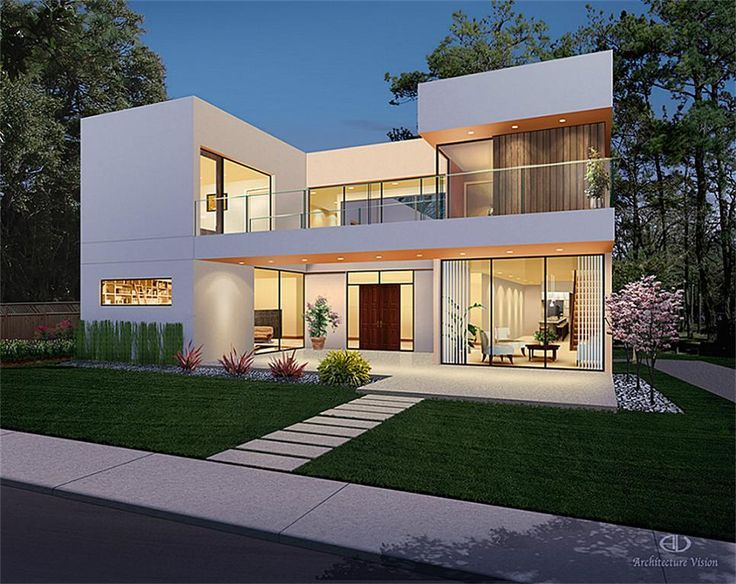
#> input picture image/image.jpg, 736 x 584 px, given in place of I22.BMP, which was not available
$ python classification.py
#> lines starting #> are read from the running program, lines starting #| are printed output that depends on the picture; pictures that were not available may be replaced by others from this repository, and a replacement may not be noted
import cv2
import numpy as np
from matplotlib import pyplot as plt
from mpl_toolkits.mplot3d import Axes3D

# 1. Функція для обчислення ентропії Шеннона для сегмента
def calculate_entropy(image_segment):
    pixel_values, counts = np.unique(image_segment, return_counts=True)
    probabilities = counts / counts.sum()
    entropy = -np.sum(probabilities * np.log2(probabilities))
    return entropy

# 2. Функція для обчислення середньоквадратичного відхилення для сегмента
def calculate_std_deviation(image_segment):
    return np.std(image_segment)

# 3. Функція для обчислення коефіцієнта кореляції для сегмента
def calculate_correlation(image_segment):
    mean = np.mean(image_segment)
    diff = image_segment - mean
    norm_diff = diff / np.std(image_segment)
    return np.mean(norm_diff[:-1] * norm_diff[1:])  # кореляція між сусідніми пікселями

# Функція для розбиття зображення на сегменти з урахуванням меж
def split_image(image, segment_size):
    h, w = image.shape
    segments = []
    for y in range(0, h, segment_size):
        for x in range(0, w, segment_size):
            segment = image[y:min(y + segment_size, h), x:min(x + segment_size, w)]
            segments.append(segment)
    return segments

# Функція для виділення сегментів, що перевищують поріг
def highlight_segments(image, segment_size, threshold, metric_map):
    h, w = image.shape[:2]
    highlighted_image = image.copy()

    for y in range(0, h, segment_size):
        for x in range(0, w, segment_size):
            segment_value = metric_map[y // segment_size, x // segment_size]

            # Якщо значення сегмента перевищує поріг, виділяємо його
            if segment_value > threshold:
                cv2.rectangle(highlighted_image, (x, y), (x + segment_size, y + segment_size), (0, 255, 0), 2)

    return highlighted_image

# Функція для побудови 3D гістограми
def plot_3d_histogram(data, title):
    fig = plt.figure(figsize=(10, 8))
    ax = fig.add_subplot(111, projection='3d')

    # Створюємо координатну сітку
    x_data, y_data = np.meshgrid(np.arange(data.shape[1]), np.arange(data.shape[0]))
    x_data = x_data.flatten()
    y_data = y_data.flatten()
    z_data = np.zeros_like(x_data)
    dx = dy = 0.5
    dz = data.flatten()

    ax.bar3d(x_data, y_data, z_data, dx, dy, dz, shade=True)

    ax.set_title(title)
    ax.set_xlabel('X')
    ax.set_ylabel('Y')
    ax.set_zlabel('Value')

    plt.show()

# Основна функція для обробки зображення і виконання трьох завдань
def classify_image_segments(image_path):
    # Завантаження зображення
#> called with image_path = 'image\\I22.BMP'
    image = cv2.imread(image_path)
#> image is the input picture: shape (584, 736, 3); mean B, G, R 93, 93.6, 91.8

    # Вивести оригінальне зображення
    plt.figure(figsize=(6, 6))
    plt.imshow(cv2.cvtColor(image, cv2.COLOR_BGR2RGB))
    plt.title('Original Image')
    plt.axis('off')
    plt.show()

    gray_image = cv2.cvtColor(image, cv2.COLOR_BGR2GRAY)
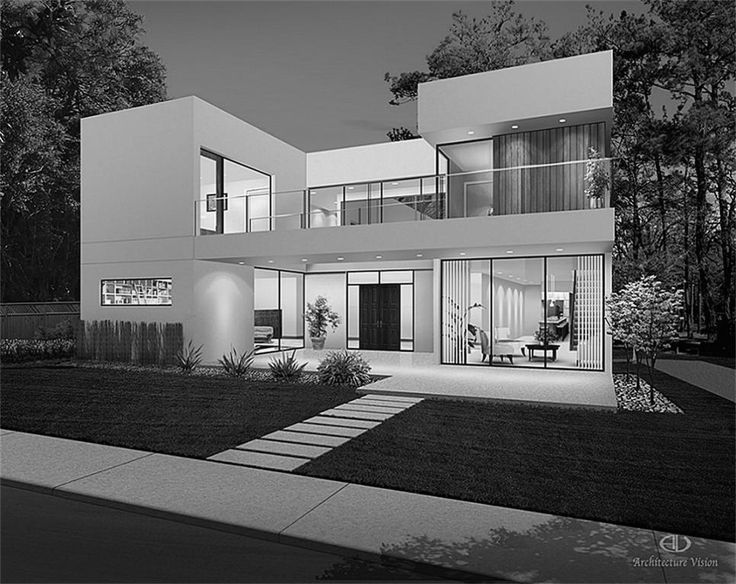
#> gray_image: shape (584, 736); min 0, max 254, mean 93

    # Розміри сегментів
    segment_sizes = [8, 16, 32, 64, 128]

    # Пороги для кожного показника
    thresholds = {
        'entropy': 5.0,         # Вибраний поріг для ентропії
        'std_deviation': 20.0,  # Вибраний поріг для стандартного відхилення
        'correlation': 0.5      # Вибраний поріг для кореляції
    }

    # Спочатку виведемо зображення з виділеними сегментами
    for segment_size in segment_sizes:
        segments = split_image(gray_image, segment_size)

        entropies = [calculate_entropy(segment) for segment in segments]
        std_devs = [calculate_std_deviation(segment) for segment in segments]
        correlations = [calculate_correlation(segment) for segment in segments]

        # Формуємо мапи результатів
        entropy_map = np.array(entropies).reshape(gray_image.shape[0] // segment_size, gray_image.shape[1] // segment_size)
        std_map = np.array(std_devs).reshape(gray_image.shape[0] // segment_size, gray_image.shape[1] // segment_size)
        corr_map = np.array(correlations).reshape(gray_image.shape[0] // segment_size, gray_image.shape[1] // segment_size)

        # Виділення сегментів на основі порогів
        highlighted_entropy = highlight_segments(image, segment_size, thresholds['entropy'], entropy_map)
        highlighted_std = highlight_segments(image, segment_size, thresholds['std_deviation'], std_map)
        highlighted_corr = highlight_segments(image, segment_size, thresholds['correlation'], corr_map)

        # Виведення виділених сегментів
        fig, axes = plt.subplots(1, 3, figsize=(18, 6))

        axes[0].imshow(cv2.cvtColor(highlighted_entropy, cv2.COLOR_BGR2RGB))
        axes[0].set_title(f'Entropy Highlighted {segment_size}x{segment_size}')
        axes[0].axis('off')

        axes[1].imshow(cv2.cvtColor(highlighted_std, cv2.COLOR_BGR2RGB))
        axes[1].set_title(f'STD Deviation Highlighted {segment_size}x{segment_size}')
        axes[1].axis('off')

        axes[2].imshow(cv2.cvtColor(highlighted_corr, cv2.COLOR_BGR2RGB))
        axes[2].set_title(f'Correlation Highlighted {segment_size}x{segment_size}')
        axes[2].axis('off')

        plt.tight_layout()
        plt.show()
#> this loop made 2 passes
#> pass 1, in classify_image_segments, `entropy_map = np.array(entropies).reshape(gray_image.shape[0] // segme..`:
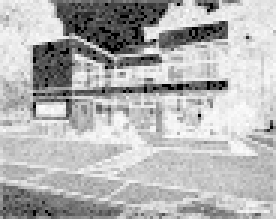
#> entropy_map: shape (73, 92) float64 (shown 3 times larger); min 0, max 5.91, mean 4.16; drawn with min black and max white
#> pass 1, in classify_image_segments, `std_map = np.array(std_devs).reshape(gray_image.shape[0] // segment_si..`:
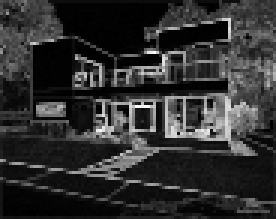
#> std_map: shape (73, 92) float64 (shown 3 times larger); min 0, max 95.87, mean 18; drawn with min black and max white
#> pass 1, in classify_image_segments, `corr_map = np.array(correlations).reshape(gray_image.shape[0] // segme..`:
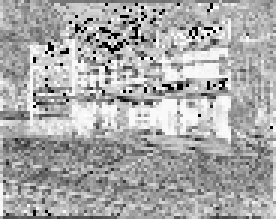
#> corr_map: shape (73, 92) float64 (shown 3 times larger); 2.23% of the values are NaN or infinite; the others: min -0.617, max 1.03, mean 0.504; drawn with min black, max white, NaN and infinite black
#> pass 1, in classify_image_segments, `plt.show()`:
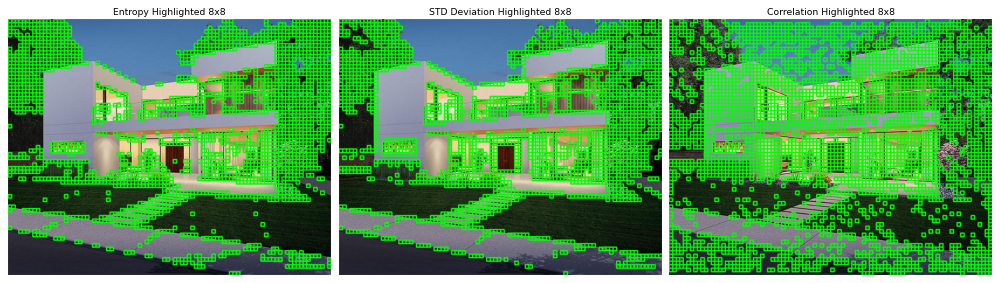
#> figure drawn by matplotlib, 3 panels
#> after the loop:
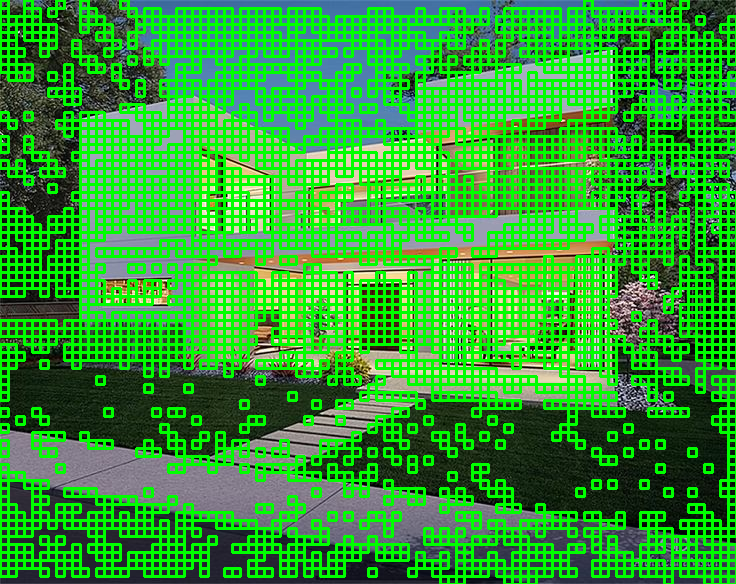
#> highlighted_corr: shape (584, 736, 3); mean B, G, R 50.2, 158.8, 49.2
#> after the loop:
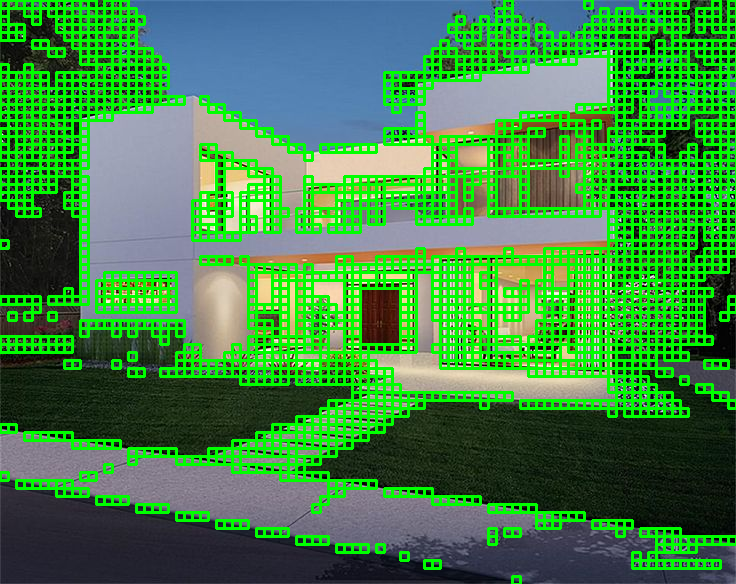
#> highlighted_std: shape (584, 736, 3); mean B, G, R 68.6, 136.7, 63.9

    # Потім виведемо хітмапи
    for segment_size in segment_sizes:
        segments = split_image(gray_image, segment_size)

        entropies = [calculate_entropy(segment) for segment in segments]
        std_devs = [calculate_std_deviation(segment) for segment in segments]
        correlations = [calculate_correlation(segment) for segment in segments]

        # Формуємо мапи результатів
        entropy_map = np.array(entropies).reshape(gray_image.shape[0] // segment_size, gray_image.shape[1] // segment_size)
        std_map = np.array(std_devs).reshape(gray_image.shape[0] // segment_size, gray_image.shape[1] // segment_size)
        corr_map = np.array(correlations).reshape(gray_image.shape[0] // segment_size, gray_image.shape[1] // segment_size)

        # Виведення хітмапів
        fig, axes = plt.subplots(1, 3, figsize=(18, 6))

        axes[0].imshow(entropy_map, cmap='hot', interpolation='nearest')
        axes[0].set_title(f'Entropy Heatmap {segment_size}x{segment_size}')
        axes[0].axis('off')

        axes[1].imshow(std_map, cmap='hot', interpolation='nearest')
        axes[1].set_title(f'STD Deviation Heatmap {segment_size}x{segment_size}')
        axes[1].axis('off')

        axes[2].imshow(corr_map, cmap='hot', interpolation='nearest')
        axes[2].set_title(f'Correlation Heatmap {segment_size}x{segment_size}')
        axes[2].axis('off')

        plt.tight_layout()
        plt.show()

        # Побудова 3D гістограм для кожної функції
        plot_3d_histogram(entropy_map, f'3D Entropy Histogram {segment_size}x{segment_size}')
        plot_3d_histogram(std_map, f'3D STD Deviation Histogram {segment_size}x{segment_size}')
        plot_3d_histogram(corr_map, f'3D Correlation Histogram {segment_size}x{segment_size}')

# Виклик функції для обробки вашого зображення
#> (the run stopped early here; a loop or call above may not have finished)
